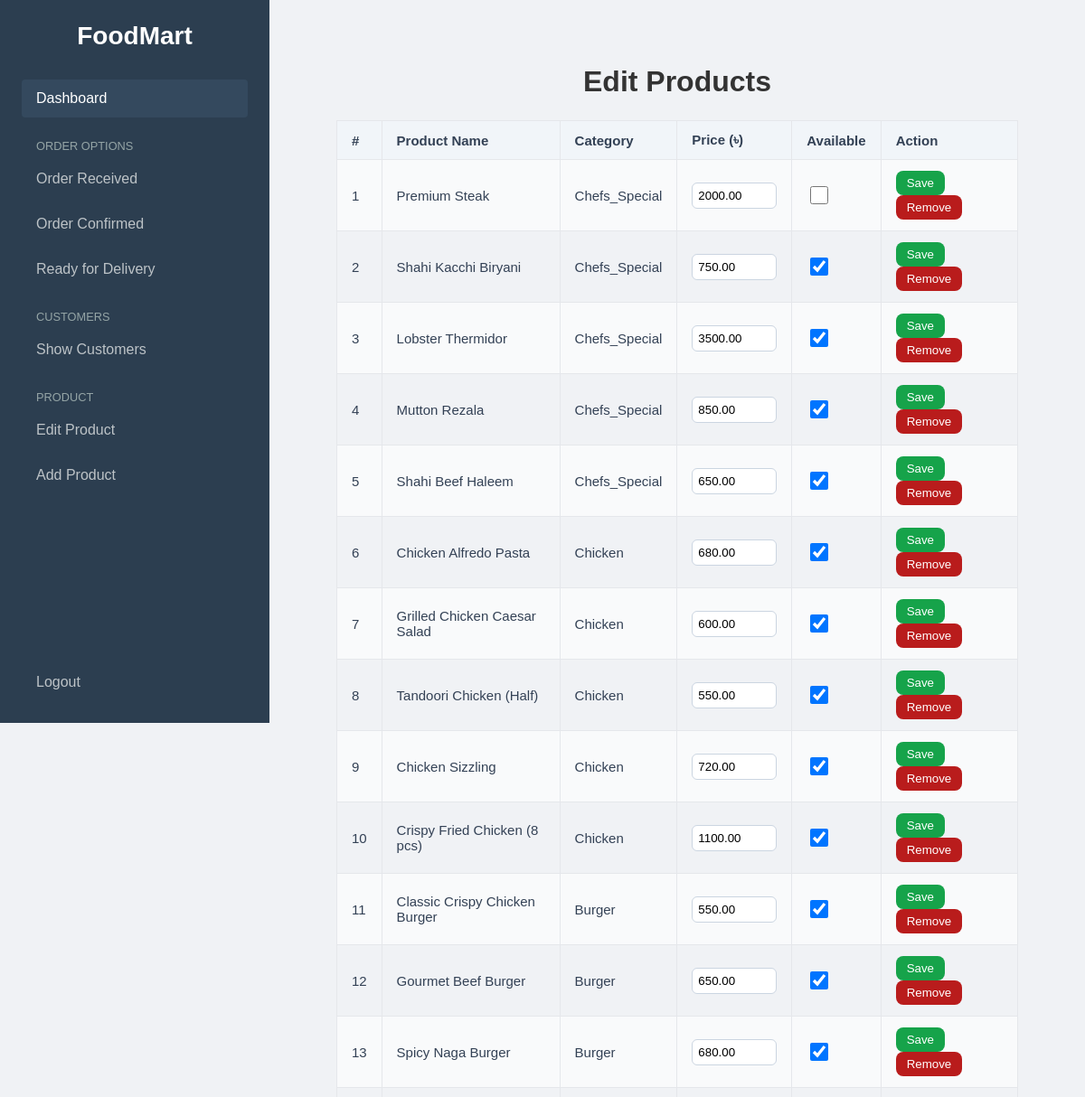
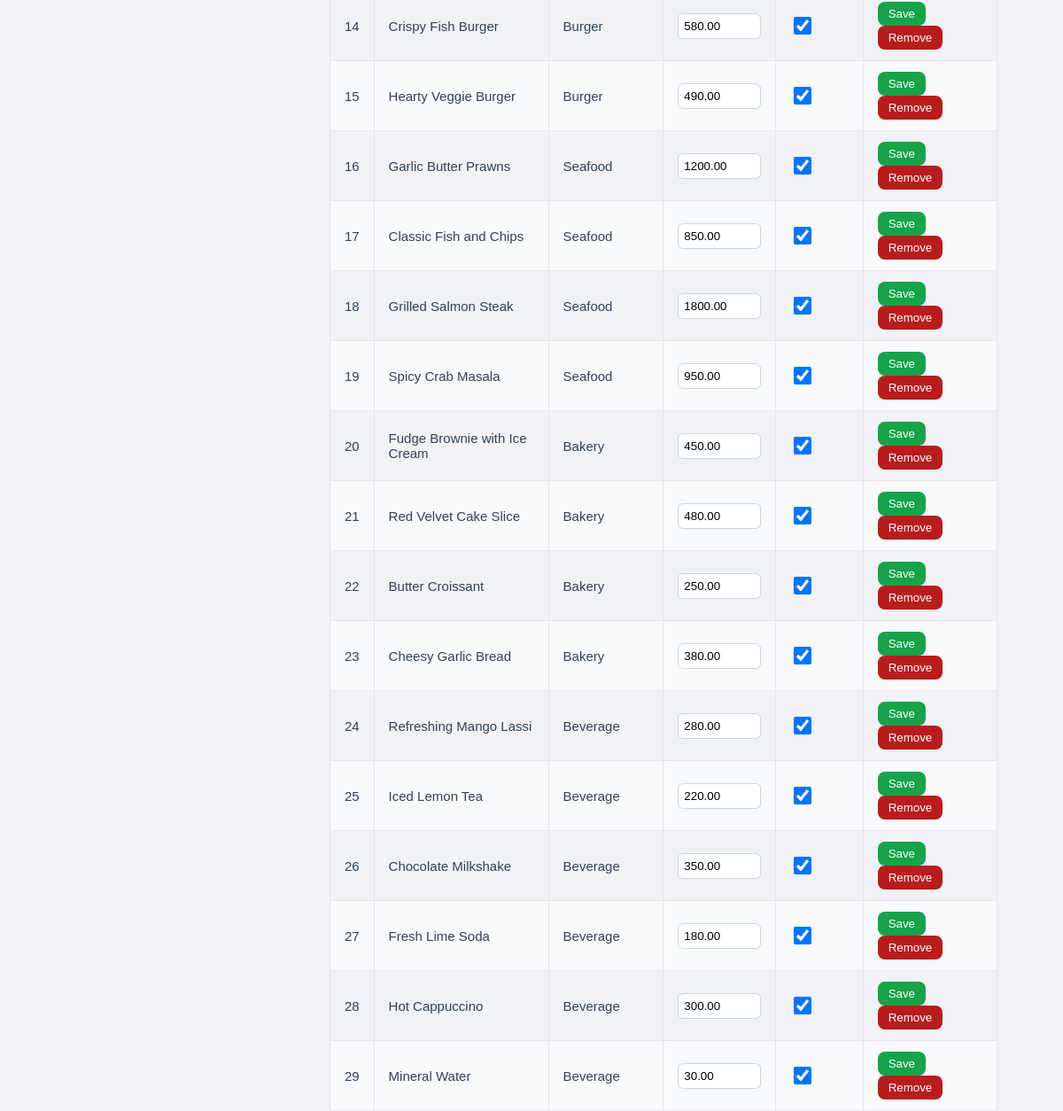
/admin_product_edit.php, run on the app's committed database (2 pictures, top to bottom).
### tables this page shows
CREATE TABLE `products` (
  `product_id` int(11) NOT NULL,
  `name` varchar(100) NOT NULL,
  `description` text DEFAULT NULL,
  `price` decimal(10,2) NOT NULL,
  `image_url` varchar(255) DEFAULT NULL,
  `is_available` tinyint(1) NOT NULL DEFAULT 1,
  `category_id` int(11) DEFAULT NULL
);

CREATE TABLE `categories` (
  `category_id` int(11) NOT NULL,
  `name` varchar(100) NOT NULL,
  `image_url` varchar(255) DEFAULT NULL
);

### admin_product_edit.php (the view, shortened to what this page needs)
<?php
include 'db_connection.php';
$sql = "SELECT p.product_id, p.name, p.price, p.is_available, c.name AS category_name
        FROM products p
        LEFT JOIN categories c ON p.category_id = c.category_id
        ORDER BY p.product_id ASC";
$result = $connection->query($sql);
?>
<?php include 'components/admin/admin_header.php'; ?>
<div class="container">
    <?php include 'components/admin/admin_navbar.php'; ?>
    <main class="main-content">
        <h1 style="text-align:center; margin:40px 0 16px 0;">Edit Products</h1>
        <table class="product-table">
            <tr>
                <th>#</th>
                <th>Product Name</th>
                <th>Category</th>
                <th>Price (৳)</th>
                <th>Available</th>
                <th>Action</th>
            </tr>
            <?php
            $count = 1;
            while ($p = $result->fetch_assoc()): ?>
            <tr>
                <form method="post">
                    <td><?php echo $count++; ?></td>
                    <td><?php echo htmlspecialchars($p['name']); ?></td>
                    <td><?php echo htmlspecialchars($p['category_name']); ?></td>
                    <td>
                        <input type="number" name="price" value="<?php echo $p['price']; ?>" step="0.01" required>
                    </td>
                    <td>
                        <input type="checkbox" name="is_available" <?php echo ($p['is_available'] == 1) ? 'checked' : ''; ?>>
                    </td>
                    <td>
                        <button type="submit" name="action" value="save" class="button-save">Save</button>
                        <button type="button" class="button-remove" onclick="confirmDelete('<?php echo htmlspecialchars($p['name']); ?>', <?php echo $p['product_id']; ?>)">Remove</button>
                    </td>
                </form>
            </tr>
            <?php endwhile; ?>
        </table>
    </main>
</div>
<?php include 'components/admin/admin_footer.php'; ?>

### components/admin/admin_header.php (shortened to what this page needs)
<!DOCTYPE html>
<html lang="en">
  <head>
    <link rel="stylesheet" href="admin_style.css" />
  </head>
<body>

### components/admin/admin_navbar.php
<aside class="sidebar">
    <h1>FoodMart</h1>
    <nav>
      <ul>
        <li><a href="admin_dashboard.php" class="active">Dashboard</a></li>
        <li class="nav-heading">Order Options</li>
        <li><a href="admin_order_received.php">Order Received</a></li>
        <li><a href="admin_order_confirmed.php">Order Confirmed</a></li>
        <li><a href="admin_order_readyForDelivery.php">Ready for Delivery</a></li>
        <li class="nav-heading">Customers</li>
        <li><a href="admin_customer_show.php">Show Customers</a></li>
        <li class="nav-heading">Product</li>
        <li><a href="admin_product_edit.php">Edit Product</a></li>
        <li><a href="admin_addProduct.php">Add Product</a></li>
      </ul>
    </nav>
    <div>
      <a href="#" class="logout-link">Logout</a>
    </div>
</aside>

### components/admin/admin_footer.php
  </body>
</html>

### admin_style.css (style rules this page uses)
body, html { margin: 0; padding: 0; font-family: Arial, sans-serif; background-color: #f0f2f5; color: #333; font-size: 16px; }
.container { display: flex; height: 100vh; }
.sidebar { width: 250px; background-color: #2c3e50; color: #ecf0f1; padding: 1.5rem; display: flex; flex-direction: column; }
.sidebar h1 { font-size: 1.75rem; text-align: center; margin-top: 0; margin-bottom: 2rem; color: #ffffff; }
.sidebar nav { flex-grow: 1; }
.sidebar ul { list-style: none; padding: 0; margin: 0; }
.sidebar li a { display: block; color: #bdc3c7; text-decoration: none; padding: 0.75rem 1rem; border-radius: 0.25rem; margin-bottom: 0.5rem; transition: background-color 0.3s; }
.sidebar li a:hover, .sidebar li a.active { background-color: #34495e; color: #ffffff; }
.sidebar .nav-heading { font-size: 0.8rem; color: #95a5a6; text-transform: uppercase; margin-top: 1.5rem; margin-bottom: 0.5rem; padding-left: 1rem; }
.sidebar .logout-link { display: block; color: #bdc3c7; text-decoration: none; padding: 0.75rem 1rem; border-radius: 0.25rem; transition: background-color 0.3s; }
.main-content { flex-grow: 1; padding: 2rem; }

### admin_product_edit.php (style rules this page uses)
.product-table { width: 90%; margin: 24px auto; border-collapse: collapse; font-size: 15px; color: #334155; }
.product-table th, .product-table td { border: 1px solid #e5e7eb; padding: 12px 16px; text-align: left; }
.product-table th { background-color: #f1f5f9; font-weight: 600; }
.product-table tr:nth-child(even) { background-color: #f9fafb; }
.button-save { padding: 6px 12px; border-radius: 8px; border: none; background: #16a34a; color: white; cursor: pointer; margin-right: 8px; }
.button-remove { padding: 6px 12px; border-radius: 8px; border: none; background: #b91c1c; color: white; cursor: pointer; }
input[type="number"] { width: 80px; padding: 6px; border-radius: 6px; border: 1px solid #cbd5e1; }
input[type="checkbox"] { width: 20px; height: 20px; }

### data on the page
products: name "Premium Steak", category.name "Chefs_Special", price "2000.00"
products: name "Shahi Kacchi Biryani", category.name "Chefs_Special", price "750.00", is_available "☑"
products: name "Lobster Thermidor", category.name "Chefs_Special", price "3500.00", is_available "☑"
products: name "Mutton Rezala", category.name "Chefs_Special", price "850.00", is_available "☑"
products: name "Shahi Beef Haleem", category.name "Chefs_Special", price "650.00", is_available "☑"
products: name "Chicken Alfredo Pasta", category.name "Chicken", price "680.00", is_available "☑"
products: name "Grilled Chicken Caesar Salad", category.name "Chicken", price "600.00", is_available "☑"
products: name "Tandoori Chicken (Half)", category.name "Chicken", price "550.00", is_available "☑"
products: name "Chicken Sizzling", category.name "Chicken", price "720.00", is_available "☑"
products: name "Crispy Fried Chicken (8 pcs)", category.name "Chicken", price "1100.00", is_available "☑"
products: name "Classic Crispy Chicken Burger", category.name "Burger", price "550.00", is_available "☑"
products: name "Gourmet Beef Burger", category.name "Burger", price "650.00", is_available "☑"
products: name "Spicy Naga Burger", category.name "Burger", price "680.00", is_available "☑"
products: name "Crispy Fish Burger", category.name "Burger", price "580.00", is_available "☑"
products: name "Hearty Veggie Burger", category.name "Burger", price "490.00", is_available "☑"
products: name "Garlic Butter Prawns", category.name "Seafood", price "1200.00", is_available "☑"
products: name "Classic Fish and Chips", category.name "Seafood", price "850.00", is_available "☑"
products: name "Grilled Salmon Steak", category.name "Seafood", price "1800.00", is_available "☑"
products: name "Spicy Crab Masala", category.name "Seafood", price "950.00", is_available "☑"
products: name "Fudge Brownie with Ice Cream", category.name "Bakery", price "450.00", is_available "☑"
products: name "Red Velvet Cake Slice", category.name "Bakery", price "480.00", is_available "☑"
products: name "Butter Croissant", category.name "Bakery", price "250.00", is_available "☑"
products: name "Cheesy Garlic Bread", category.name "Bakery", price "380.00", is_available "☑"
products: name "Refreshing Mango Lassi", category.name "Beverage", price "280.00", is_available "☑"
products: name "Iced Lemon Tea", category.name "Beverage", price "220.00", is_available "☑"
products: name "Chocolate Milkshake", category.name "Beverage", price "350.00", is_available "☑"
products: name "Fresh Lime Soda", category.name "Beverage", price "180.00", is_available "☑"
products: name "Hot Cappuccino", category.name "Beverage", price "300.00", is_available "☑"
products: name "Mineral Water", category.name "Beverage", price "30.00", is_available "☑"
